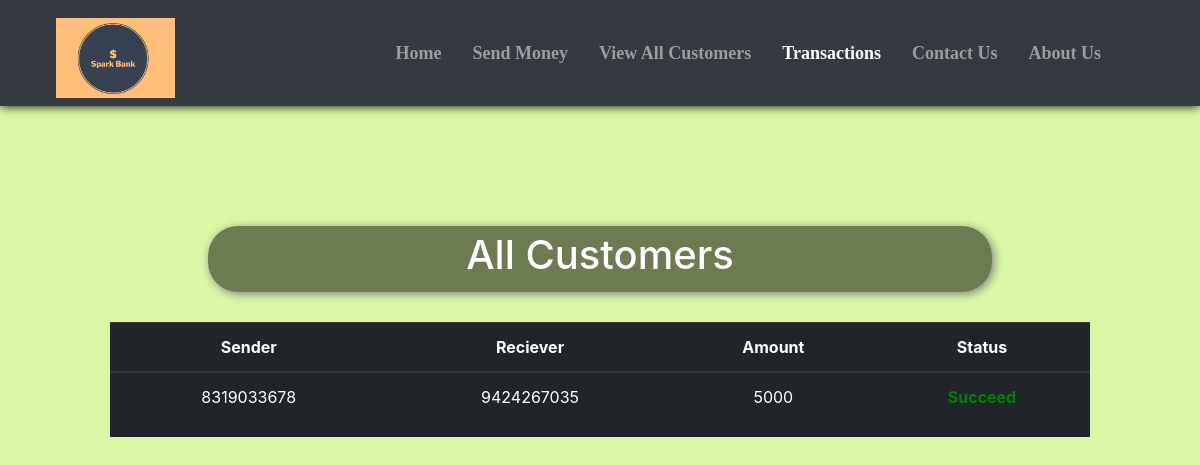
Screenshot of /transactions.php with the database file from the repository.
### tables this page shows
CREATE TABLE `transactions` (
  `sr` int(11) NOT NULL,
  `sender` varchar(10) NOT NULL,
  `receiver` varchar(10) NOT NULL,
  `amount` bigint(20) NOT NULL,
  `status` varchar(10) NOT NULL
);

### transactions.php (the view, shortened to what this page needs)
<!doctype html>
<html lang="en">
<head>
    <link href="//maxcdn.bootstrapcdn.com/bootstrap/4.1.1/css/bootstrap.min.css" rel="stylesheet" id="bootstrap-css">
    <link rel="stylesheet" href="https://use.fontawesome.com/releases/v5.1.0/css/all.css"
>
</head>
<body style="background-color:#DAF7A6; padding-top:8%;">
    <?php include 'spin.php'; ?>
    <nav class="navbar navbar-expand-lg navbar-dark bg-dark fixed fixed-top"
        style="font-family:candara; font-size:18px; box-shadow: 0px 0px 10px 0px black;">
        <div class="container-fluid">
            <a href="index.php"><img src="sec/sandy323.png" alt=""
                    style="height: 80px; margin-left:25px; margin-top:10px;"></a>
        </div>
        <div class="collapse navbar-collapse" id="navbarSupportedContent">
            <b>
                <ul class="navbar-nav ">
                    <li class="nav-item nav-links" style="margin-left:15px;">
                        <a class="nav-link text-nowrap" aria-current="page" href="index.php">Home</a>
                    </li>
                    <li class="nav-item" style="margin-left:15px; ">
                        <a class="nav-link text-nowrap" href="send_money.php">Send Money</a>
                    </li>
                    <li class="nav-item" style="margin-left:15px;">
                        <a class="nav-link text-nowrap" href="all_cust.php">View All Customers</a>
                    </li>
                    <li class="nav-item" style="margin-left:15px;">
                        <a class="nav-link text-nowrap active" href="transactions.php">Transactions</a>
                    </li>
                    <li class="nav-item" style="margin-left:15px;">
                        <a class="nav-link text-nowrap" href="contact_us.php">Contact Us</a>
                    </li>
                    <li class="nav-item" style="margin-left:15px; margin-right:75px;">
                        <a class="nav-link text-nowrap" href="about_us.php">About Us</a>
                    </li>
                </ul>
            </b>
        </div>
    </nav>
    <center>
        <div class="container" style="margin-top: 10%; padding:10px 80px 10px 80px; ">
            <div
                style="width:80%; background-color:rgba(0,0,0,.5); padding:5px 5px 5px 5px; border-radius:30px; box-shadow: 2px 2px 10px gray;">
                <h1 style=" color:white;">All Customers</h1>
            </div>
            <?php
    $conn = mysqli_connect($servername, $username, $password, $database);
    if(!$conn){
        die("Connection not established: ".mysqli_connect_error());
    }else{
        $sql = "SELECT * FROM `transactions`";
        $result = mysqli_query($conn, $sql);
?>
            <table class="table table-dark" style="margin-top: 30px;">
                <thead>
                    <tr>
                        <th scope="col">Sender</th>
                        <th scope="col">Reciever</th>
                        <th scope="col">Amount</th>
                        <th scope="col">Status</th>
                    </tr>
                </thead>
                <?php
echo "<tbody>";
        while($row = mysqli_fetch_assoc($result)){
        if(!(empty($row['sender']) && empty($row['receiver']) && empty($row['amount'])))
            {echo    '
            <tr>
              <td>'.$row['sender'].'</td>
              <td>'.$row['receiver'].'</td>
              <td>'.$row['amount'].'</td>
              <td>'; ?> <?php if($row['status'] == "succeed"){echo '<b><p style="color:green;">Succeed</p></b>';}else{echo '<b><p style="color:red;">Failed</p></b>';} ?>
              <?php echo '</td>
              </tr>';}
    }
    }
    echo "</tbody>";
?>
        </div>
    </center>
</body>
</html>

### transactions.php (style rules this page uses)
th, td { text-align: center; }

### rows the page displays
transactions: sender "8319033678", receiver "9424267035", amount "5000", status "Succeed"
